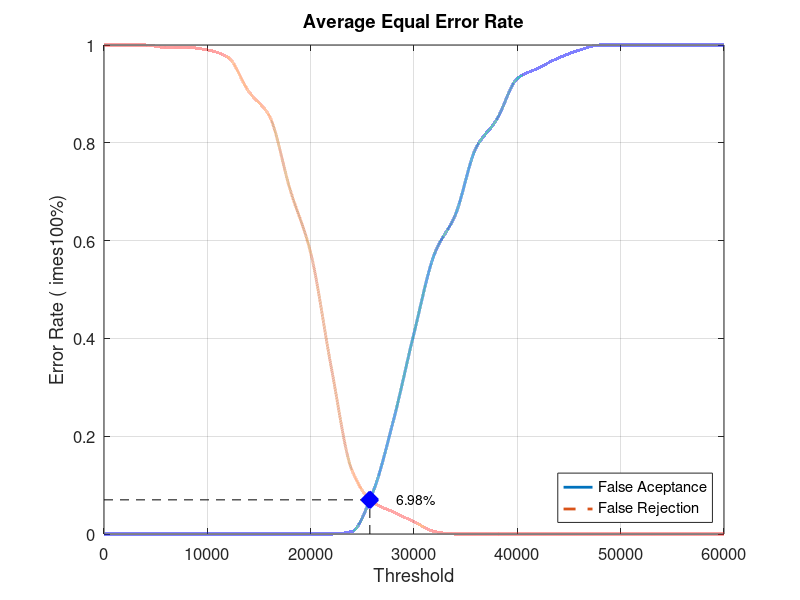
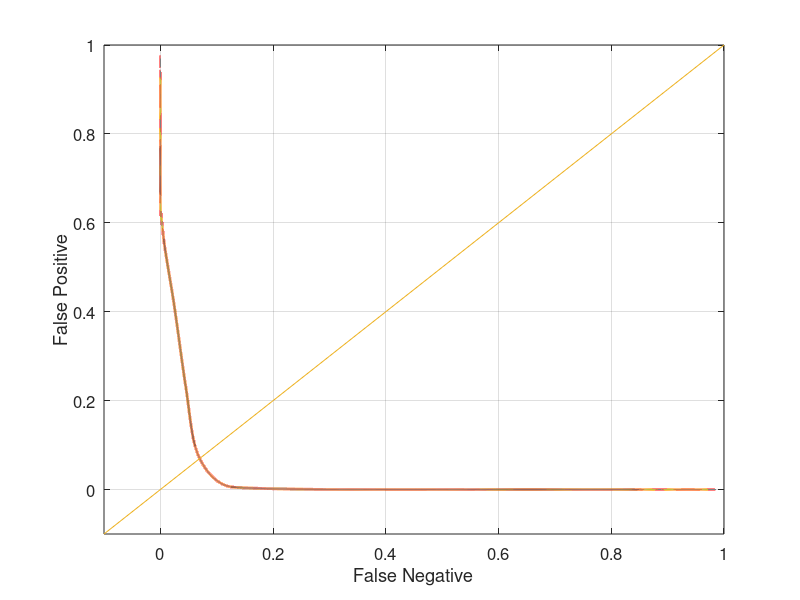

Write MATLAB code to recreate these figures, in order.
close all;
clear;
clc;
x = 0:2000:60000;
xq = 0:0.5:60000;

y0 = [0 0 0 0 0 0 0 0 0 0 0 0 0.00526316 0.0842105 0.231579 0.410526 0.573684 0.652632 0.789474 0.847368 0.931579 0.952632 0.973684 0.989474 1 1 1 1 1 1 1]
yy0 = interp1(x, y0, xq, 'pchip');
y1 = [1 1 1 0.995 0.995 0.99 0.975 0.905 0.855 0.705 0.575 0.34 0.13 0.065 0.045 0.025 0.005 0 0 0 0 0 0 0 0 0 0 0 0 0 0]
yy1 = interp1(x, y1, xq, 'pchip');

% Calculating EER: 
y2 = abs(y0 - y1);
find(y2 == min(y2))
yy2 = abs(yy0 - yy1);
xEER = find(yy2 == min(yy2));
xEERIndex = xq(xEER) % X-axis EER
yEER = yy0(xEER) % Y-axis EER

main = figure
plot(xq, yy0,'-','LineWidth', 2);	hold on
plot(xq, yy1,'--','LineWidth', 2);	hold on
plot([xEERIndex xEERIndex], [0 yEER], 'k--');	hold on
plot([0 xEERIndex], [yEER yEER], 'k--');	hold on
plot(xEERIndex, yEER, 'bx', 'LineWidth', 10);	hold on
text(xEERIndex + 10 * xEERIndex / 100, yEER, [num2str(round((10000 * yEER)) / 100) '%'])
legend('False Aceptance', 'False Rejection', 'Location', 'SouthEast')
xlabel('Threshold')
ylabel('Error Rate (	imes100%)')
title('Average Equal Error Rate')
set(gca, 'FontSize', 12)
axis([0 60000 0 1])
grid on

print(main, 'Database1_4Main', '-dpng');
FNRxFPR = figure('Color', [1 1 1]);
plot(yy1, yy0, '-', yy1, yy0, 'LineWidth', 2);
hold on
y = -0.1:0.1:1
plot(y, y); 
set(gca, 'FontSize', 12)
xlabel('False Negative')
ylabel('False Positive')
axis([-0.1 1 -0.1 1])
set(gca, 'FontSize', 12)
grid on

print(FNRxFPR, 'Database1_4FNRxFPR','-dpng');
